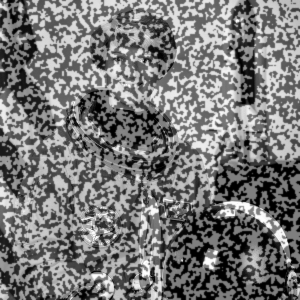
#> input picture getting_started/astronaut0.png, 300 x 300 px, found by its file name
$ python kernel_warping_steepest.py
#> lines starting #> are read from the running program, lines starting #| are printed output that depends on the picture
### src/dictk/image.py
"""Image I/O, grayscale conversion, combination, and inspection utilities."""

import base64
import importlib.resources
from pathlib import Path
from typing import NamedTuple

import imageio.v3 as iio
import numpy as np
from scipy.interpolate import RegularGridInterpolator
from scipy.ndimage import zoom


class PixelCoordinate(NamedTuple):
    """A pixel location in an image's reference frame.

    Attributes:
        x: Horizontal pixel coordinate, increasing left to right.
        y: Vertical pixel coordinate, increasing top to bottom.
    """

    x: int
    y: int


class SubpixelCoordinate(NamedTuple):
    """A sub-pixel location in an image's reference frame.

    Same reference frame as [`PixelCoordinate`](#PixelCoordinate), but
    `x`/`y` are `float`, not `int` -- returned by
    [`dictk.translation.locate_subpixel`](./translation.html#locate_subpixel)
    and [`dictk.grid.locate_subpixel`](./grid.html#locate_subpixel),
    which recover a fractional position via subpixel refinement.
    `PixelCoordinate`'s own `int` fields would silently truncate exactly
    the value those functions exist to preserve.

    Attributes:
        x: Horizontal pixel coordinate, increasing left to right.
        y: Vertical pixel coordinate, increasing top to bottom.
    """

    x: float
    y: float


# [515 lines left out: functions subimage, checkerboard, astronaut, is_rgba, rgba_to_gray, combine and 9 more, not called in this run]


def read(*, path: Path) -> np.ndarray:
    """Read an image file into a NumPy array.

    Args:
        path: Path to the image file.

    Returns:
        The image as a NumPy array.
    """
#> called with path = 'astronaut0.png'
    return iio.imread(path)
#> returned value is the input picture: shape (300, 300); min 0, max 255, mean 120.2


# [72 lines left out: functions write_svg, write, describe, not called in this run]

### docs/userguide/src/getting_started/kernel_warping_steepest.py
"""The six steepest-descent images of IC-GN's update, for the reference
kernel at the point Kernel Warping's panel figure tracks. Each image is
one component of s(xi), in the same order as p = (u, u_x, u_y, v, v_x,
v_y). The Hessian H is built from these six images alone.
"""

import matplotlib.pyplot as plt
import numpy as np

from dictk.image import read

plt.rcParams.update({"font.family": "serif", "mathtext.fontset": "cm"})

X0, Y0 = 150, 150
MARGIN = 13

reference_image = read(path="astronaut0.png").astype(np.float64)
gradient_y, gradient_x = np.gradient(reference_image)
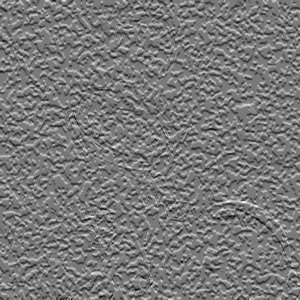
#> gradient_y: shape (300, 300) float64; min -104, max 114, mean -0.2; drawn with min black and max white
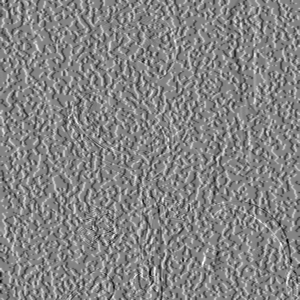
#> gradient_x: shape (300, 300) float64; min -115.5, max 107, mean 0; drawn with min black and max white
rows = slice(Y0 - MARGIN, Y0 + MARGIN + 1)
columns = slice(X0 - MARGIN, X0 + MARGIN + 1)
fx = gradient_x[rows, columns]
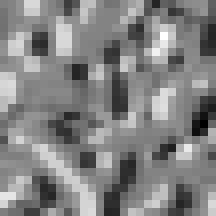
#> fx: shape (27, 27) float64 (shown 8 times larger); min -80, max 76.5, mean 0.2; drawn with min black and max white
fy = gradient_y[rows, columns]
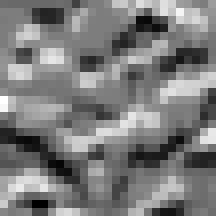
#> fy: shape (27, 27) float64 (shown 8 times larger); min -74.5, max 79, mean 0; drawn with min black and max white
dy, dx = np.mgrid[-MARGIN : MARGIN + 1, -MARGIN : MARGIN + 1].astype(np.float64)

components = [
    (r"$u$:  $f_x$", fx),
    (r"$u_x$:  $f_x\,\Delta x$", fx * dx),
    (r"$u_y$:  $f_x\,\Delta y$", fx * dy),
    (r"$v$:  $f_y$", fy),
    (r"$v_x$:  $f_y\,\Delta x$", fy * dx),
    (r"$v_y$:  $f_y\,\Delta y$", fy * dy),
]
extent = (-MARGIN - 0.5, MARGIN + 0.5, MARGIN + 0.5, -MARGIN - 0.5)
fig, axes = plt.subplots(2, 3, figsize=(10, 6.4), constrained_layout=True)
for ax, (title, values) in zip(axes.flat, components):
    limit = np.abs(values).max()
    shown = ax.imshow(values, cmap="RdBu_r", vmin=-limit, vmax=limit, extent=extent)
    ax.set_title(title)
    ax.set_xlabel(r"$\Delta x$ (px)")
    ax.set_ylabel(r"$\Delta y$ (px)")
    fig.colorbar(shown, ax=ax, shrink=0.8)
#> this loop made 6 passes
#> (title, limit) on passes 1 to 6: ('$u$:  $f_x$', 80), ('$u_x$:  $f_x\\,\\Delta x$', 960), ('$u_y$:  $f_x\\,\\Delta y$', 760.5), ('$v$:  $f_y$', 79), ('$v_x$:  $f_y\\,\\Delta x$', 1027), ('$v_y$:  $f_y\\,\\Delta y$', 894)
fig.savefig("kernel_warping_steepest.png", dpi=200)
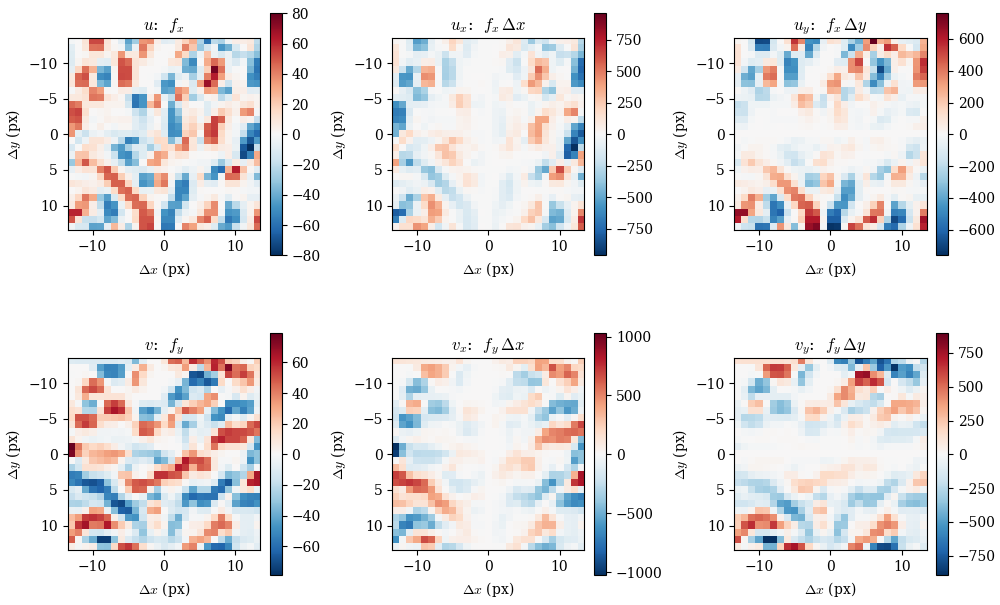
#> figure drawn by matplotlib, 12 panels
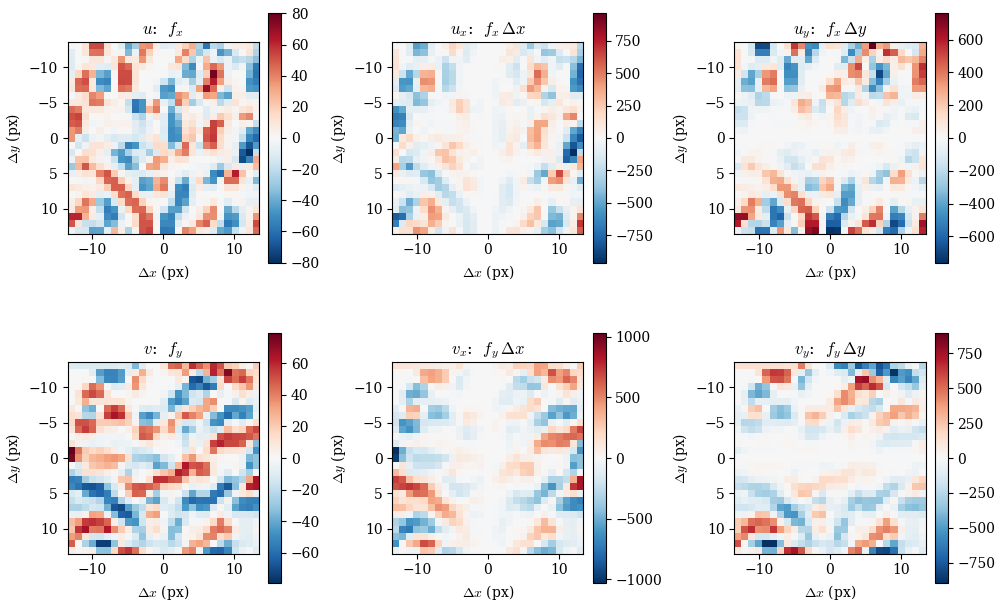
#> figure drawn by matplotlib, 12 panels

$ run again, with getting_started/astronaut_300w_by_300h.png copied over getting_started/astronaut0.png
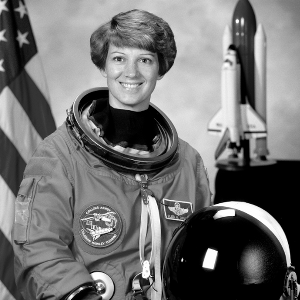
#> input picture getting_started/astronaut_300w_by_300h.png, 300 x 300 px, found by its file name
#> in read, returned value is the input picture: shape (300, 300); min 0, max 255, mean 113.8
#> `gradient_y, gradient_x = np.gradient(reference_image)`:
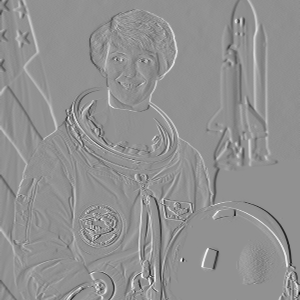
#> gradient_x: shape (300, 300) float64; min -164, max 124, mean -0.1; drawn with min black and max white
#> `fy = gradient_y[rows, columns]`:
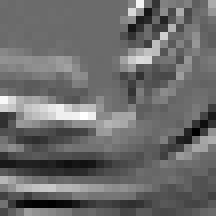
#> fy: shape (27, 27) float64 (shown 8 times larger); min -64, max 88, mean 0.1; drawn with min black and max white
#> the loop `for ax, (title, values) in zip(axes.flat, components):` made 6 passes
#> (title, limit) on passes 1 to 6: ('$u$:  $f_x$', 85.5), ('$u_x$:  $f_x\\,\\Delta x$', 702), ('$u_y$:  $f_x\\,\\Delta y$', 1111.5), ('$v$:  $f_y$', 88), ('$v_x$:  $f_y\\,\\Delta x$', 1105), ('$v_y$:  $f_y\\,\\Delta y$', 1053)
